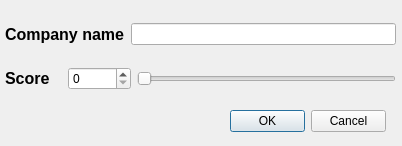
<?xml version="1.0" encoding="UTF-8"?>
<ui version="4.0">
 <class>Form</class>
 <widget class="QWidget" name="Form">
  <property name="geometry">
   <rect>
    <x>0</x>
    <y>0</y>
    <width>402</width>
    <height>146</height>
   </rect>
  </property>
  <property name="minimumSize">
   <size>
    <width>402</width>
    <height>146</height>
   </size>
  </property>
  <property name="maximumSize">
   <size>
    <width>402</width>
    <height>146</height>
   </size>
  </property>
  <property name="windowTitle">
   <string>Form1</string>
  </property>
  <widget class="QDialogButtonBox" name="buttonBox">
   <property name="geometry">
    <rect>
     <x>230</x>
     <y>110</y>
     <width>156</width>
     <height>23</height>
    </rect>
   </property>
   <property name="standardButtons">
    <set>QDialogButtonBox::Cancel|QDialogButtonBox::Ok</set>
   </property>
  </widget>
  <widget class="QWidget" name="layoutWidget">
   <property name="geometry">
    <rect>
     <x>5</x>
     <y>7</y>
     <width>391</width>
     <height>101</height>
    </rect>
   </property>
   <layout class="QGridLayout" name="gridLayout">
    <item row="0" column="0" colspan="2">
     <widget class="QLabel" name="label">
      <property name="font">
       <font>
        <pointsize>12</pointsize>
        <weight>75</weight>
        <bold>true</bold>
       </font>
      </property>
      <property name="text">
       <string>Company name</string>
      </property>
     </widget>
    </item>
    <item row="0" column="2" colspan="2">
     <widget class="QLineEdit" name="lineEdit"/>
    </item>
    <item row="1" column="0">
     <widget class="QLabel" name="label_2">
      <property name="font">
       <font>
        <pointsize>12</pointsize>
        <weight>75</weight>
        <bold>true</bold>
       </font>
      </property>
      <property name="text">
       <string>Score</string>
      </property>
     </widget>
    </item>
    <item row="1" column="1" colspan="2">
     <widget class="QSpinBox" name="spinBox">
      <property name="maximum">
       <number>10</number>
      </property>
     </widget>
    </item>
    <item row="1" column="3">
     <widget class="QSlider" name="horizontalSlider">
      <property name="maximum">
       <number>10</number>
      </property>
      <property name="orientation">
       <enum>Qt::Horizontal</enum>
      </property>
     </widget>
    </item>
   </layout>
  </widget>
 </widget>
 <resources/>
 <connections>
  <connection>
   <sender>spinBox</sender>
   <signal>valueChanged(int)</signal>
   <receiver>horizontalSlider</receiver>
   <slot>setValue(int)</slot>
   <hints>
    <hint type="sourcelabel">
     <x>93</x>
     <y>81</y>
    </hint>
    <hint type="destinationlabel">
     <x>185</x>
     <y>85</y>
    </hint>
   </hints>
  </connection>
  <connection>
   <sender>horizontalSlider</sender>
   <signal>valueChanged(int)</signal>
   <receiver>spinBox</receiver>
   <slot>setValue(int)</slot>
   <hints>
    <hint type="sourcelabel">
     <x>200</x>
     <y>76</y>
    </hint>
    <hint type="destinationlabel">
     <x>112</x>
     <y>77</y>
    </hint>
   </hints>
  </connection>
  <connection>
   <sender>buttonBox</sender>
   <signal>rejected()</signal>
   <receiver>Form</receiver>
   <slot>close()</slot>
   <hints>
    <hint type="sourcelabel">
     <x>307</x>
     <y>121</y>
    </hint>
    <hint type="destinationlabel">
     <x>200</x>
     <y>72</y>
    </hint>
   </hints>
  </connection>
  <connection>
   <sender>buttonBox</sender>
   <signal>accepted()</signal>
   <receiver>Form</receiver>
   <slot>addfirmtodb()</slot>
   <hints>
    <hint type="sourcelabel">
     <x>307</x>
     <y>121</y>
    </hint>
    <hint type="destinationlabel">
     <x>200</x>
     <y>72</y>
    </hint>
   </hints>
  </connection>
 </connections>
 <slots>
  <slot>addfirmtodb()</slot>
 </slots>
</ui>
